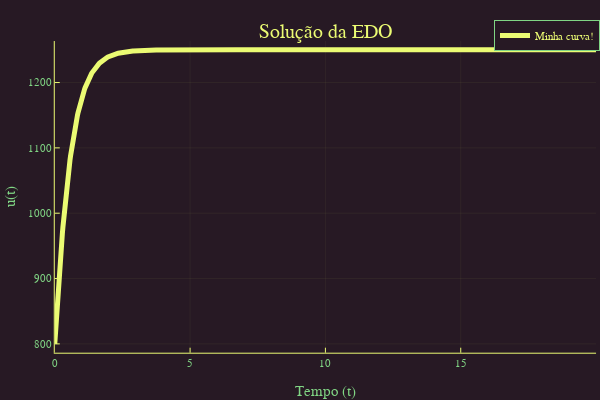

Write notebook code for a chart like this one.
### Markdown cell above
<h3><i> <font color="red">*Modelo Gompertz </font></i></h3>

### Code cell
#EDO simples
#Sem medicação com população abaixo do limite
using DifferentialEquations
r = 2
k = 1000
g = 0.3
c0 = 2*log(0.8)
#Equação do modelo
f(n,p,t) = -r*n*log(n/k)-c0*n
#Condições iniciais
u0 = 800
range = (0.0,20.0)
prob = ODEProblem(f,u0,range)
sol = solve(prob, Tsit5(), reltol=1e-8, abstol=1e-8)
#Plotagem do Modelo
using Plots
plotly()
plot(sol,linewidth=5,title="Solução da EDO",
xaxis="Tempo (t)",yaxis="u(t)",label="Gompertz")

### Figure 1 — Plotly figure (JSON) as saved in the notebook; plotly's stock layout.template omitted (floating-point values rounded to 4 significant figures; data arrays with more than 128 entries replaced by an {"elided": "..."} marker saying what was removed)
{"data": [{"colorbar": {"title": ""}, "legendgroup": "Minha curva!", "line": {"color": "rgba(235, 251, 115, 1.000)", "dash": "solid", "shape": "linear", "width": 5}, "mode": "lines", "name": "Minha curva!", "showlegend": true, "type": "scatter", "x": {"elided": "1000 float values"}, "xaxis": "x", "y": {"elided": "1000 float values"}, "yaxis": "y", "zmax": null, "zmin": null}], "layout": {"annotations": [{"font": {"color": "rgba(235, 251, 115, 1.000)", "family": "sans-serif", "size": 20}, "rotation": 0, "showarrow": false, "text": "Solução da EDO", "x": 0.5424, "xanchor": "center", "xref": "paper", "y": 1, "yanchor": "top", "yref": "paper"}], "height": 400, "legend": {"bgcolor": "rgba(39, 25, 36, 1.000)", "bordercolor": "rgba(128, 213, 132, 1.000)", "borderwidth": 1, "font": {"color": "rgba(235, 251, 115, 1.000)", "family": "sans-serif", "size": 11}, "title": {"font": {"color": "rgba(235, 251, 115, 1.000)", "family": "sans-serif", "size": 15}, "text": ""}, "tracegroupgap": 0, "traceorder": "normal", "x": 1, "xanchor": "auto", "y": 1, "yanchor": "auto"}, "margin": {"b": 20, "l": 0, "r": 0, "t": 20}, "paper_bgcolor": "rgba(39, 25, 36, 1.000)", "plot_bgcolor": "rgba(39, 25, 36, 1.000)", "showlegend": true, "width": 600, "xaxis": {"anchor": "y", "domain": [0.09128, 0.9934], "gridcolor": "rgba(235, 251, 115, 0.100)", "gridwidth": 0.5, "linecolor": "rgba(235, 251, 115, 1.000)", "mirror": false, "range": [0, 20], "showgrid": true, "showline": true, "showticklabels": true, "tickangle": 0, "tickcolor": "rgb(235, 251, 115)", "tickfont": {"color": "rgba(128, 213, 132, 1.000)", "family": "sans-serif", "size": 11}, "tickmode": "array", "ticks": "inside", "ticktext": ["0", "5", "10", "15", "20"], "tickvals": [0, 5, 10, 15, 20], "title": "Tempo (t)", "titlefont": {"color": "rgba(128, 213, 132, 1.000)", "family": "sans-serif", "size": 15}, "type": "-", "visible": true, "zeroline": false, "zerolinecolor": "rgba(235, 251, 115, 1.000)"}, "yaxis": {"anchor": "x", "domain": [0.07581, 0.9415], "gridcolor": "rgba(235, 251, 115, 0.100)", "gridwidth": 0.5, "linecolor": "rgba(235, 251, 115, 1.000)", "mirror": false, "range": [786.5, 1264.0], "showgrid": true, "showline": true, "showticklabels": true, "tickangle": 0, "tickcolor": "rgb(235, 251, 115)", "tickfont": {"color": "rgba(128, 213, 132, 1.000)", "family": "sans-serif", "size": 11}, "tickmode": "array", "ticks": "inside", "ticktext": ["800", "900", "1000", "1100", "1200"], "tickvals": [800, 900, 1000, 1100, 1200], "title": "u(t)", "titlefont": {"color": "rgba(128, 213, 132, 1.000)", "family": "sans-serif", "size": 15}, "type": "-", "visible": true, "zeroline": false, "zerolinecolor": "rgba(235, 251, 115, 1.000)"}}}
